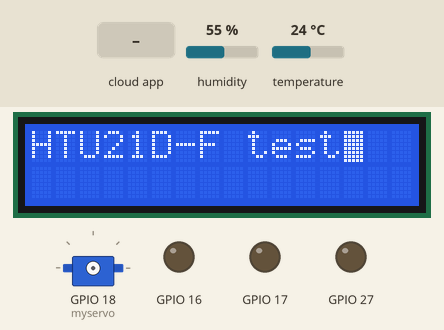
Recording of a sketch running on a simulated ESP32. Parts: 16×2 character LCD, servo, output pins drawn as LEDs (lit = HIGH). Inputs (shaded band) come from the test bench; at power-on: humidity 55 %, temperature 24 °C.

Above: at 1.1 s.
At 5.8 s:
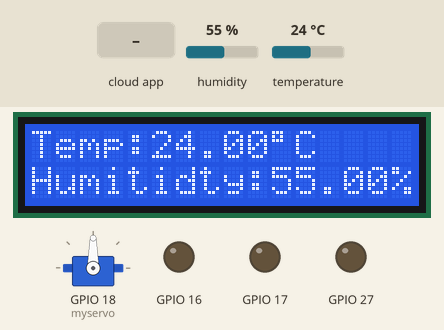
5.9 s: the phone or cloud app sets Carousel to 0
At 7.1 s:
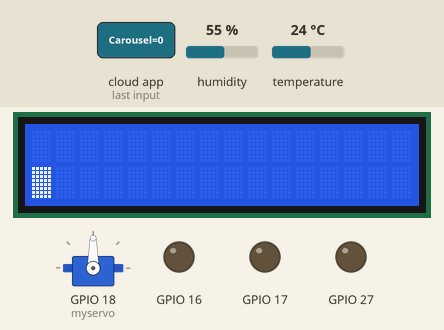
7.4 s: the phone or cloud app sets servo to 0
At 8.3 s:
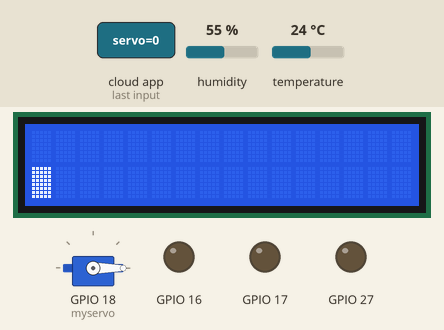
8.9 s: the phone or cloud app sets servo to 1
At 9.4 s:
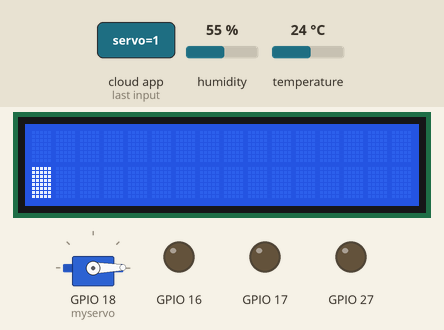
Timing chart, 0 to 11.9 s (numbered marks = the images above; inputs shaded):
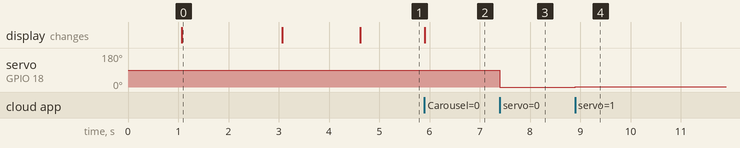

The sketch:

UHT21D_NodeRed.ino
```cpp
//#define _DEBUG_
#define THINGER_SERVER "192.168.137.237" //Server IP
#include <ThingerESP32.h>
#include <Wire.h>
#include <LiquidCrystal.h>
#include "Adafruit_HTU21DF.h"
#include <ESP32Servo.h>
#include <string>

// Device 驗證資訊
#define USERNAME "MagicDoufu"
#define DEVICE_ID "ESP32"
#define DEVICE_CREDENTIAL "Ua&SUURyClgc"
// Wi-Fi 驗證資訊
#define SSID "ThingerWiFi"
#define SSID_PASSWORD "ll9187,5"

const int rs = 4, en = 2, d4 = 15, d5 = 13, d6 = 12, d7 = 14;
LiquidCrystal lcd(rs, en, d4, d5, d6, d7);
Servo myservo;  // create servo object to control a servo
float humidity = 0.0, temp = 0.0;
char charline0[17] = "",charline1[17] = "";
pson data;

// 實體化伺服器驗證資訊
ThingerESP32 thing(USERNAME, DEVICE_ID, DEVICE_CREDENTIAL);
// 實體化HTU21物件
Adafruit_HTU21DF htu = Adafruit_HTU21DF();
void readHT();
void LCD_HT();
void LCD_Carousel();

void setup() {
  Serial.begin(115200);
//初始化LCD
  lcd.begin(16, 2);
  lcd.clear();
  lcd.noAutoscroll();
  lcd.blink();
  lcd.print("hello, world!");
  delay(1000);
//開啟LED Pin輸出
  pinMode(16, OUTPUT);
  pinMode(17, OUTPUT);
  pinMode(27, OUTPUT);
  lcd.clear();
  lcd.print("HTU21D-F test");
  delay(2000);
  Serial.begin(115200);
//檢測UHT21是否可用
  lcd.setCursor(0,1);
  if (!htu.begin()) {
    lcd.print("HTU21 init fail!");
    while (1);
  } else {
    lcd.print("init successed!");
    delay(1500);
    readHT();
    LCD_HT();
  }

//自動連線
  thing.add_wifi(SSID, SSID_PASSWORD);
  //LED
  thing["LEDs"] << [](pson& in){
    if(in.is_empty()) {
      in["R"] = digitalRead(17);
      in["G"] = digitalRead(16);
      in["B"] = digitalRead(27);
    } else {
      digitalWrite(17,in["R"]);
      digitalWrite(16,in["G"]);
      digitalWrite(27,in["B"]);
    }
  };
  //輪播
  thing["Carousel"] << [](pson& in) {
    if(in.is_empty()) {
      in["value1"] = (String)charline0;
      in["value2"] = (String)charline1;
    } else {
      strncpy(charline0,in["value1"],16);
      strncpy(charline1,in["value2"],16);
      LCD_Carousel();
    }
  };
  thing["LCD_HT"] = [](){
    LCD_HT();
  };
//溫溼度
  thing["HTU21D"] >> [](pson& out){
    readHT();
    out["Temp"] = temp;
    out["Humidity"] = humidity;
  };
//servo
  myservo.setPeriodHertz(50);    // standard 50 hz servo
  myservo.attach(18, 500, 2400); // attaches the servo on pin 18 to the servo object
  //servo資源
  thing["servo"] << [](pson& in){
    if(in.is_empty())
      in = myservo.read();
    else
      myservo.write(in);
  };
//確認死活用
  thing["millis"] >> outputValue(millis());
}

void loop() {
  thing.handle();
}
//讀取溫度
void readHT() {
  do
    humidity = htu.readHumidity();
  while(humidity == 0.0f);
  do
    temp = htu.readTemperature();
  while(temp == 0.0f);
}
//LCD更新溫度
void LCD_HT(){
    lcd.clear();
    lcd.print("Temp:");
    lcd.print(temp);
    lcd.print((char)0xDF);
    lcd.print('C');
    lcd.setCursor(0,1);
    lcd.print("Humitidty:");
    lcd.print(humidity);
    lcd.print('%');
}
void LCD_Carousel(){
    lcd.clear();
    lcd.print(charline0);
    Serial.println(charline0);
    lcd.setCursor(0,1);
    lcd.print(charline1);
    Serial.println(charline1);
}
```

Measured:
- after the input at 5.9 s, the display: changes at once (image 2)
- after the input at 7.4 s, servo on GPIO 18 (myservo): 90° → 0° at once
- after the input at 8.9 s, servo on GPIO 18 (myservo): 0° → 1° at once
- what the display in image 0 shows lasts 2.0 s, from 1.1 s to 3.1 s
